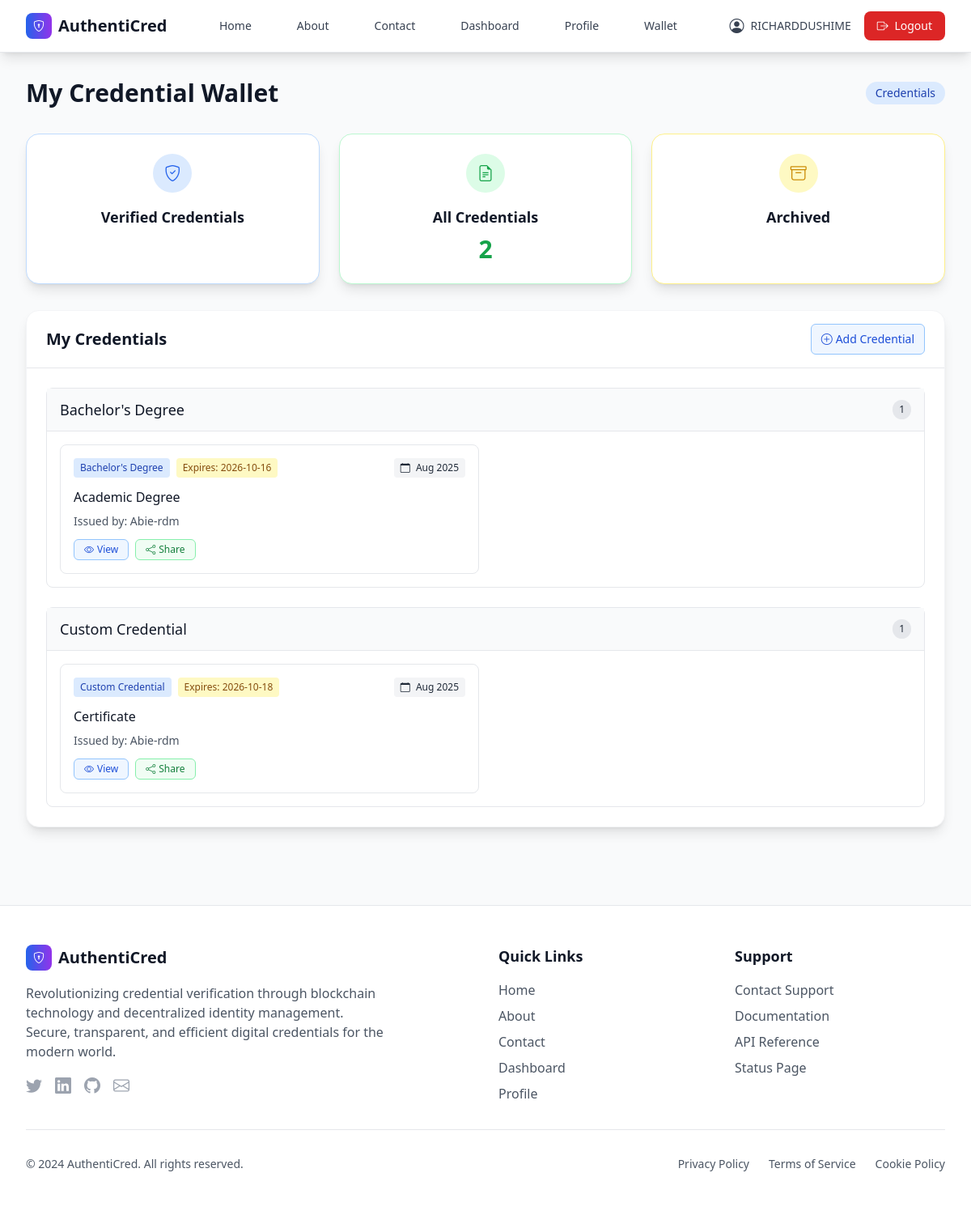
Screenshot of /wallets/ (signed in) with the database file from the repository.
### users/models.py (models this page shows, shortened)
class User(AbstractUser):
    id = models.UUIDField(primary_key=True, default=uuid.uuid4, editable=False)
    user_type = models.CharField(max_length=20, choices=USER_TYPE_CHOICES)
    did = models.CharField(max_length=255, unique=True, null=True, blank=True)
    public_key = models.TextField(null=True, blank=True)
    created_at = models.DateTimeField(default=timezone.now)
    updated_at = models.DateTimeField(auto_now=True)
    groups = models.ManyToManyField(
        Group,
        verbose_name='groups',
        blank=True,
        help_text='The groups this user belongs to.',
        related_name="custom_user_set",
        related_query_name="user",
    )
    user_permissions = models.ManyToManyField(
        Permission,
        verbose_name='user permissions',
        blank=True,
        help_text='Specific permissions for this user.',
        related_name="custom_user_set",
        related_query_name="user",
    )
    def is_issuer(self):
        return self.user_type == 'INSTITUTION'
    def is_holder(self):
        return self.user_type == 'STUDENT'
    def is_verifier(self):
        return self.user_type == 'EMPLOYER'

### wallets/models.py (models this page shows, shortened)
class WalletCredential(models.Model):
    id = models.UUIDField(primary_key=True, default=uuid.uuid4, editable=False)
    wallet = models.ForeignKey(Wallet, on_delete=models.CASCADE, related_name='wallet_credentials')
    credential = models.ForeignKey('credentials.Credential', on_delete=models.CASCADE)
    added_at = models.DateTimeField(auto_now_add=True)
    is_archived = models.BooleanField(default=False)
    class Meta:
        unique_together = ('wallet', 'credential')
        ordering = ['-added_at']

### credentials/models.py (models this page shows, shortened)
class Credential(models.Model):
    STATUS_CHOICES = (
        ('DRAFT', 'Draft'),
        ('ISSUED', 'Issued'),
        ('REVOKED', 'Revoked'),
        ('EXPIRED', 'Expired'),
    )
    id = models.UUIDField(primary_key=True, default=uuid.uuid4, editable=False)
    vc_json = models.JSONField()
    issuer = models.ForeignKey('users.User', on_delete=models.CASCADE, related_name='issued_credentials')
    holder = models.ForeignKey('users.User', on_delete=models.CASCADE, related_name='credentials')
    schema = models.ForeignKey(CredentialSchema, on_delete=models.SET_NULL, null=True, blank=True)
    title = models.CharField(max_length=255)
    description = models.TextField(blank=True, null=True)
    credential_type = models.CharField(max_length=100)
    status = models.CharField(max_length=20, choices=STATUS_CHOICES, default='DRAFT')
    created_at = models.DateTimeField(default=timezone.now)
    issued_at = models.DateTimeField(null=True, blank=True)
    expiration_date = models.DateField(null=True, blank=True)
    revocation_reason = models.TextField(blank=True, null=True)
    vc_hash = models.CharField(max_length=64, unique=True, null=True, blank=True, help_text="SHA256 hash of the credential JSON")

### wallets/views.py (the view)
# urls.py: path('', views.wallet_home, name='wallet_home'),
@login_required
def wallet_home(request):
    wallet, created = Wallet.objects.get_or_create(user=request.user)
    if created:
        private_key, public_key = generate_key_pair()
        wallet.private_key = private_key
        wallet.save()
        request.user.public_key = public_key
        request.user.save()
    credentials = wallet.wallet_credentials.filter(is_archived=False).select_related('credential')
    credential_types = {}
    for wc in credentials:
        cred_type = wc.credential.credential_type
        if cred_type not in credential_types:
            credential_types[cred_type] = []
        credential_types[cred_type].append(wc)
    context = {
        'wallet': wallet,
        'credential_types': credential_types,
        'total_credentials': credentials.count(),
    }
    return render(request, 'wallets/wallet_home.html', context)

### wallets/templates/wallets/wallet_home.html (shortened to what this page needs)
{% extends 'users/base.html' %}
{% block content %}
<div class="max-w-7xl mx-auto">
    <div class="flex flex-col sm:flex-row justify-between items-start sm:items-center mb-8">
        <h1 class="text-3xl font-bold text-gray-900">My Credential Wallet</h1>
        <div class="flex items-center space-x-2 mt-4 sm:mt-0">
            <span class="bg-blue-100 text-blue-800 px-3 py-1 rounded-full text-sm font-medium">
                {{ wallet_credentials.count }} Credentials
            </span>
        </div>
    </div>
    <div class="grid md:grid-cols-3 gap-6 mb-8">
        <div class="bg-white rounded-2xl shadow-lg border border-blue-200 p-6 text-center">
            <div class="w-12 h-12 bg-blue-100 rounded-full flex items-center justify-center mx-auto mb-4">
                <i class="bi bi-shield-check text-blue-600 text-xl"></i>
            </div>
            <h3 class="text-lg font-semibold text-gray-900 mb-2">Verified Credentials</h3>
        </div>
        <div class="bg-white rounded-2xl shadow-lg border border-green-200 p-6 text-center">
            <div class="w-12 h-12 bg-green-100 rounded-full flex items-center justify-center mx-auto mb-4">
                <i class="bi bi-file-earmark-text text-green-600 text-xl"></i>
            </div>
            <h3 class="text-lg font-semibold text-gray-900 mb-2">All Credentials</h3>
            <p class="text-3xl font-bold text-green-600">{{ total_credentials }}</p>
        </div>
        <div class="bg-white rounded-2xl shadow-lg border border-yellow-200 p-6 text-center">
            <div class="w-12 h-12 bg-yellow-100 rounded-full flex items-center justify-center mx-auto mb-4">
                <i class="bi bi-archive text-yellow-600 text-xl"></i>
            </div>
            <h3 class="text-lg font-semibold text-gray-900 mb-2">Archived</h3>
        </div>
    </div>
    <div class="bg-white rounded-2xl shadow-lg border border-gray-100">
        <div class="px-6 py-4 border-b border-gray-200 flex justify-between items-center">
            <h2 class="text-xl font-semibold text-gray-900">My Credentials</h2>
            <a href="#" class="inline-flex items-center px-3 py-2 border border-blue-300 rounded-md text-sm font-medium text-blue-700 bg-blue-50 hover:bg-blue-100 transition-colors">
                <i class="bi bi-plus-circle mr-1"></i> Add Credential
            </a>
        </div>
        <div class="p-6">
            {% if credential_types %}
                <div class="space-y-6">
                    {% for cred_type, credentials in credential_types.items %}
                    <div class="border border-gray-200 rounded-lg">
                        <div class="px-4 py-3 bg-gray-50 border-b border-gray-200">
                            <div class="flex items-center justify-between">
                                <h3 class="text-lg font-medium text-gray-900">{{ cred_type }}</h3>
                                <span class="bg-gray-200 text-gray-800 px-2 py-1 rounded-full text-xs font-medium">
                                    {{ credentials|length }}
                                </span>
                            </div>
                        </div>
                        <div class="p-4">
                            <div class="grid md:grid-cols-2 gap-4">
                                {% for wc in credentials %}
                                <div class="border border-gray-200 rounded-lg p-4 hover:bg-gray-50 transition-colors">
                                    <div class="flex justify-between items-start mb-3">
                                        <div class="flex flex-wrap gap-2">
                                            <span class="bg-blue-100 text-blue-800 px-2 py-1 rounded text-xs font-medium">
                                                {{ wc.credential.credential_type }}
                                            </span>
                                            {% if wc.credential.expiration_date %}
                                            <span class="bg-yellow-100 text-yellow-800 px-2 py-1 rounded text-xs font-medium">
                                                Expires: {{ wc.credential.expiration_date|date:"Y-m-d" }}
                                            </span>
                                            {% endif %}
                                        </div>
                                        <span class="bg-gray-100 text-gray-800 px-2 py-1 rounded text-xs font-medium">
                                            <i class="bi bi-calendar mr-1"></i> {{ wc.added_at|date:"M Y" }}
                                        </span>
                                    </div>
                                    <h4 class="font-medium text-gray-900 mb-2">{{ wc.credential.title }}</h4>
                                    <p class="text-sm text-gray-600 mb-3">
                                        Issued by: {{ wc.credential.issuer.username }}
                                    </p>
                                    <div class="flex space-x-2">
                                        <a href="{% url 'credential_detail' wc.credential.id %}"
                                           class="inline-flex items-center px-3 py-1 border border-blue-300 rounded-md text-xs font-medium text-blue-700 bg-blue-50 hover:bg-blue-100 transition-colors">
                                            <i class="bi bi-eye mr-1"></i> View
                                        </a>
                                        <a href="{% url 'share_credential' wc.id %}"
                                           class="inline-flex items-center px-3 py-1 border border-green-300 rounded-md text-xs font-medium text-green-700 bg-green-50 hover:bg-green-100 transition-colors">
                                            <i class="bi bi-share mr-1"></i> Share
                                        </a>
                                    </div>
                                </div>
                                {% endfor %}
                            </div>
                        </div>
                    </div>
                    {% endfor %}
                </div>
            {% endif %}
        </div>
    </div>
</div>
{% endblock %}

### users/templates/users/components/navbar.html (shortened to what this page needs)
<nav class="bg-white shadow-lg border-b border-gray-200">
    <div class="max-w-7xl mx-auto px-4 sm:px-6 lg:px-8">
        <div class="flex justify-between h-16">
            <div class="flex items-center">
                <a href="{% url 'home' %}" class="flex items-center space-x-2 text-xl font-bold text-gray-900">
                    <div class="w-8 h-8 bg-gradient-to-r from-blue-600 to-purple-600 rounded-lg flex items-center justify-center">
                        <i class="bi bi-shield-lock text-white text-sm"></i>
                    </div>
                    <span>AuthentiCred</span>
                </a>
            </div>
            <div class="hidden md:flex items-center space-x-8">
                <a href="{% url 'home' %}" class="text-gray-700 hover:text-blue-600 px-3 py-2 rounded-md text-sm font-medium transition-colors">
                    Home
                </a>
                <a href="{% url 'about' %}" class="text-gray-700 hover:text-blue-600 px-3 py-2 rounded-md text-sm font-medium transition-colors">
                    About
                </a>
                <a href="{% url 'contact' %}" class="text-gray-700 hover:text-blue-600 px-3 py-2 rounded-md text-sm font-medium transition-colors">
                    Contact
                </a>
                {% if user.is_authenticated %}
                <a href="{% url 'dashboard' %}" class="text-gray-700 hover:text-blue-600 px-3 py-2 rounded-md text-sm font-medium transition-colors">
                    Dashboard
                </a>
                <a href="{% url 'profile' %}" class="text-gray-700 hover:text-blue-600 px-3 py-2 rounded-md text-sm font-medium transition-colors">
                    Profile
                </a>
                {% if user.is_holder %}
                <a href="{% url 'wallet_home' %}" class="text-gray-700 hover:text-blue-600 px-3 py-2 rounded-md text-sm font-medium transition-colors">
                    Wallet
                </a>
                {% endif %}
                {% endif %}
            </div>
            <div class="flex items-center space-x-4">
                {% if user.is_authenticated %}
                <div class="flex items-center space-x-2 text-sm text-gray-700">
                    <i class="bi bi-person-circle text-lg"></i>
                    <span>{{ user.username }}</span>
                </div>
                <a href="{% url 'logout' %}" class="bg-red-600 hover:bg-red-700 text-white px-4 py-2 rounded-lg text-sm font-medium transition-colors">
                    <i class="bi bi-box-arrow-right mr-1"></i> Logout
                </a>
                {% endif %}
            </div>
        </div>
    </div>
</nav>

### rows the page displays
User: username "RICHARDDUSHIME"
WalletCredential: credential_type "Bachelor's Degree", credentials "1", credential.credential_type "Bachelor's Degree", credential.expiration_date "2026-10-16", added_at "Aug 2025", credential "Academic Degree", credential.issuer.username "Abie-rdm"
WalletCredential: credential_type "Custom Credential", credentials "1", credential.credential_type "Custom Credential", credential.expiration_date "2026-10-18", added_at "Aug 2025", credential "Certificate", credential.issuer.username "Abie-rdm"

### other values shown
{{ total_credentials }} "2"
